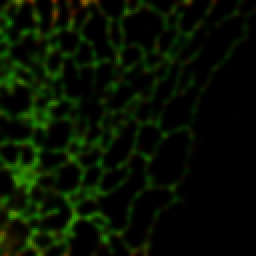
#> input picture C4_decon_t000_overlay.png, 128 x 128 px (shown 2 times larger); its folder holds only this picture in this run
$ python kapur-singh-multithresh.py --image C4_decon_t000_overlay.png --out_dir out   (older library calls are emulated)
#> lines starting #> are read from the running program, lines starting #| are printed output that depends on the picture; after the words box and inside, x2 and y2 are one past the last pixel; in counts of white or black regions, pixels touching at a corner belong together
import numpy as np
from itertools import combinations
from skimage.util.shape import view_as_windows

from os.path import join
import numpy as np
import matplotlib.pyplot as plt
import cv2

from scipy.misc import face
import argparse

from os.path import basename

# code adapted from https://github.com/manuelaguadomtz/pythreshold

def singh_threshold(img, w_size=15, k=0.85):  # 0.35
    """ Runs the Singh thresholding algorithm

    Reference:
    Singh, O. I., Sinam, T., James, O., & Singh, T. R. (2012). Local contrast
    and mean based thresholding technique in image binarization. International
    Journal of Computer Applications, 51, 5-10.

    Modifications: Using integral images to compute local mean
        and standard deviation

    @param img: The input image
    @type img: ndarray
    @param w_size: The size of the local window to compute
        each pixel threshold. Should be and odd value
    @type w_size: int
    @param k: Controls the value of the local threshold. It lies in the
        interval [0, 1]
    @type k: float

    @return: The estimated local threshold for each pixel
    @rtype: ndarray
    """
    img = img.astype(np.float64) / 255

    # Obtaining rows and cols
    rows, cols = img.shape
    i_rows, i_cols = rows + 1, cols + 1

    # Computing integral images
    # Leaving first row and column in zero for convenience
    integ = np.zeros((i_rows, i_cols), np.float64)

    integ[1:, 1:] = np.cumsum(np.cumsum(img.astype(np.float64), axis=0), axis=1)

    # Defining grid
    x, y = np.meshgrid(np.arange(1, i_cols), np.arange(1, i_rows))

    # Obtaining local coordinates
    hw_size = w_size // 2
    x1 = (x - hw_size).clip(1, cols)
    x2 = (x + hw_size).clip(1, cols)
    y1 = (y - hw_size).clip(1, rows)
    y2 = (y + hw_size).clip(1, rows)

    # Obtaining local areas size
    l_size = (y2 - y1 + 1) * (x2 - x1 + 1)

    # Computing sums
    sums = (integ[y2, x2] - integ[y2, x1 - 1] -
            integ[y1 - 1, x2] + integ[y1 - 1, x1 - 1])

    # Computing local means
    means = sums / l_size

    # Obtaining windows
    padded_img = np.ones((rows + w_size - 1, cols + w_size - 1)) * np.nan
    padded_img[hw_size: -hw_size, hw_size: -hw_size] = img

    winds = view_as_windows(padded_img, (w_size, w_size))

    # Obtaining maximums and minimums
    mins = np.nanmin(winds, axis=(2, 3))
    maxs = np.nanmax(winds, axis=(2, 3))

    # Computing thresholds
    thresholds = k * (means + (maxs - mins) * (1 - img)) * 255

    return thresholds


def kapur_threshold(image):
    """ Runs the Kapur's threshold algorithm.

    Reference:
    Kapur, J. N., P. K. Sahoo, and A. K. C.Wong. ‘‘A New Method for Gray-Level
    Picture Thresholding Using the Entropy of the Histogram,’’ Computer Vision,
    Graphics, and Image Processing 29, no. 3 (1985): 273–285.

    @param image: The input image
    @type image: ndarray

    @return: The estimated threshold
    @rtype: int
    """
    hist, _ = np.histogram(image, bins=range(256), density=True)
    c_hist = hist.cumsum()
    c_hist_i = 1.0 - c_hist

    # To avoid invalid operations regarding 0 and negative values.
    c_hist[c_hist <= 0] = 1
    c_hist_i[c_hist_i <= 0] = 1

    c_entropy = (hist * np.log(hist + (hist <= 0))).cumsum()
    b_entropy = -c_entropy / c_hist + np.log(c_hist)

    c_entropy_i = c_entropy[-1] - c_entropy
    f_entropy = -c_entropy_i / c_hist_i + np.log(c_hist_i)

    return np.argmax(b_entropy + f_entropy)


def _get_regions_entropy(hist, c_hist, thresholds):
    """Get the total entropy of regions for a given set of thresholds"""

    total_entropy = 0
    for i in range(len(thresholds) - 1):
        # Thresholds
        t1 = thresholds[i] + 1
        t2 = thresholds[i + 1]

        # print(thresholds, t1, t2)

        # Cumulative histogram
        hc_val = c_hist[t2] - c_hist[t1 - 1]

        # Normalized histogram
        h_val = hist[t1:t2 + 1] / hc_val if hc_val > 0 else 1

        # entropy
        entropy = -(h_val * np.log(h_val + (h_val <= 0))).sum()

        # Updating total entropy
        total_entropy += entropy

    return total_entropy


def _get_thresholds(hist, c_hist, nthrs):
    """Get the thresholds that maximize the entropy of the regions

    @param hist: The normalized histogram of the image
    @type hist: ndarray
    @param c_hist: The cummuative normalized histogram of the image
    @type c_hist: ndarray
    @param nthrs: The number of thresholds
    @type nthrs: int
    """
    # Thresholds combinations
    thr_combinations = combinations(range(255), nthrs)

    max_entropy = 0
    opt_thresholds = None

    # Extending histograms for convenience
    # hist = np.append([0], hist)
    c_hist = np.append(c_hist, [0])

    for thresholds in thr_combinations:
        # Extending thresholds for convenience
        e_thresholds = [-1]
        e_thresholds.extend(thresholds)
        e_thresholds.extend([len(hist) - 1])

        # Computing regions entropy for the current combination of thresholds
        regions_entropy = _get_regions_entropy(hist, c_hist, e_thresholds)

        if regions_entropy > max_entropy:
            max_entropy = regions_entropy
            opt_thresholds = thresholds

    return opt_thresholds


def kapur_multithreshold(image, nthrs):
    """ Runs the Kapur's multi-threshold algorithm.

    Reference:
    Kapur, J. N., P. K. Sahoo, and A. K. C.Wong. ‘‘A New Method for Gray-Level
    Picture Thresholding Using the Entropy of the Histogram,’’ Computer Vision,
    Graphics, and Image Processing 29, no. 3 (1985): 273–285.

    @param image: The input image
    @type image: ndarray
    @param nthrs: The number of thresholds
    @type nthrs: int

    @return: The estimated threshold
    @rtype: int
    """
    # Histogran
    hist, _ = np.histogram(image, bins=range(256), density=True)

    # Cumulative histogram
    c_hist = hist.cumsum()

    return _get_thresholds(hist, c_hist, nthrs)


def apply_threshold(img, threshold=128, wp_val=255):
    """Obtain a binary image based on a given global threshold or
    a set of local thresholds.

    @param img: The input image.
    @type img: ndarray
    @param threshold: The global or local thresholds corresponding
        to each pixel of the image.
    @type threshold: Union[int, ndarray]
    @param wp_val: The value assigned to foreground pixels (white pixels).
    @type wp_val: int

    @return: A binary image.
    @rtype: ndarray
    """
    return ((img >= threshold) * wp_val).astype(np.uint8)


def apply_multithreshold(img, thresholds):
    """Obtain a binary image based on a given global threshold or
    a set of local thresholds.

    @param img: The input image.
    @type img: ndarray
    @param thresholds: Global multi-thresholds.
    @type threshold: iterable

    @return: The thresholded image.
    @rtype: ndarray
    """
    # Extending entropy and thresholds for convenience
    e_thresholds = [-1]
    e_thresholds.extend(thresholds)

    # Threshold image
    t_image = np.zeros_like(img)

    for i in range(1, len(e_thresholds)):
        t_image[img >= e_thresholds[i]] = i

    wp_val = 255 // len(thresholds)

    return t_image * wp_val


# def test_thresholds_plt(img=None):
#     """Runs all the package thresholding algorithms on the input
#     image with default parameters and plot the results.
#
#     @param img: The input gray scale image
#     @type img: ndarray
#     """
#     # Loading image if needed
#     if img is None:
#         img = face(gray=True)
#
#     # Plotting test image histogram
#     plt.figure('Histogram')
#     plt.hist(img.ravel(), range=(0, 255), bins=255)
#
#     # Applying global entropy Kapur multi-trehshold method
#     # start = default_timer()
#     th = kapur_multithreshold(img, 2)
#
#     # Plotting results
#     plt.figure('Global entropy Kapur multi-threshold method')
#     plt.imshow(apply_multithreshold(img, th), cmap='gray')
#
#     # Applying local Singh method
#     th = singh_threshold(img)
#
#     # Plotting results
#     plt.figure('Local Singh method')
#     plt.imshow(apply_threshold(img, th), cmap='gray')
#
#     # Showing plots
#     plt.show()


def test_thresholds(img, odir, basename):
    """Runs all the package thresholding algorithms on the input
    image with default parameters and plot the results.

    @param img: The input gray scale image
    @type img: ndarray
    """

    # Applying global entropy Kapur multi-trehshold method
    # start = default_timer()
    threshold_KM = kapur_multithreshold(img, 2)
    fname_KM = join(odir, "%s_entropyKapurMultiTh.jpg" % basename)
    KM_output = apply_multithreshold(img, threshold_KM)
    cv2.imwrite(fname_KM, KM_output)

    # Applying local Singh method
    # start = default_timer()
    threshold_SM = singh_threshold(img)
    fname_SM = join(odir, "%s_singh.jpg" % basename)
    SM_output = apply_threshold(img, threshold_SM)
    cv2.imwrite(fname_SM, SM_output)

    zeros = np.where(KM==0)
    SM_output[zeros] = 0

    multithresh_op = join(odir, "%s_beads.png" % basename)
    cv2.imwrite(multithresh_op, SM_output)


# def test_thresholds_main():
if __name__ == '__main__':
    """Main entry point for the test thresholds script"""

    # Parsing arguments
    ap = argparse.ArgumentParser()
    ap.add_argument("-i", "--image", required=True, help="Input image")
    ap.add_argument("-o", "--out_dir", required=True, help="Output directory")
    args = ap.parse_args()

    # Reading image
    img = cv2.imread(args.image, 0)
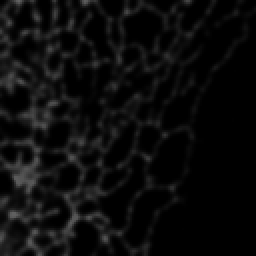
#> img: shape (128, 128) (shown 2 times larger); min 0, max 98, mean 11.7

    if img is None:
        print("Invalid input image")
        exit()

    img_name = basename(args.image).split(".")[0]

    test_thresholds(img, args.out_dir, img_name)
#> in kapur_multithreshold, `hist, _ = np.histogram(image, bins=range(256), density=True)`: hist = 255 values, max 0.374 at index 0, min 0 at index 93, mean 0.00392
#> in kapur_multithreshold, `c_hist = hist.cumsum()`: c_hist = 255 values from 0.374 to 1
#> in _get_thresholds, `c_hist = np.append(c_hist, [0])`: c_hist = 256 values, max 1 at index 98, min 0 at index 255, mean 0.95
#> the loop in _get_thresholds, `for thresholds in thr_combinations:` made 32385 passes
#> (regions_entropy, max_entropy) on passes 1 to 12: (3.88, 3.88), (4.59, 4.59), (4.97, 4.97), (5.25, 5.25), (5.46, 5.46), (5.62, 5.62), (5.78, 5.78), (5.9, 5.9), (6, 6), (6.1, 6.1), (6.17, 6.17), (6.26, 6.26)
#> regions_entropy on passes 40, 41, 43, 46, 48, 49: 7.19, 7.19, 7.19, 7.2, 7.19, 7.18
#> after the loop in _get_thresholds, `for thresholds in thr_combinations:`: max_entropy = 9.25; opt_thresholds = (32, 65)
#> the loop in apply_multithreshold, `for i in range(1, len(e_thresholds)):` made 2 passes
#> after the loop in apply_multithreshold, `for i in range(1, len(e_thresholds)):`:
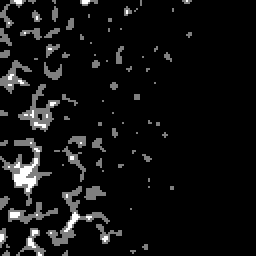
#> t_image: shape (128, 128) (shown 2 times larger); min 0, max 2, mean 0.129; drawn with min black and max white
#> in apply_multithreshold, `wp_val = 255 // len(thresholds)`: wp_val = 127
#> in singh_threshold, `integ[1:, 1:] = np.cumsum(np.cumsum(img.astype(np.float64), axis=0), a..`:
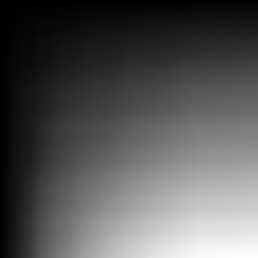
#> integ: shape (129, 129) float64 (shown 2 times larger); min 0, max 752.6, mean 254.4; drawn with min black and max white
#> in singh_threshold, `padded_img[hw_size: -hw_size, hw_size: -hw_size] = img`:
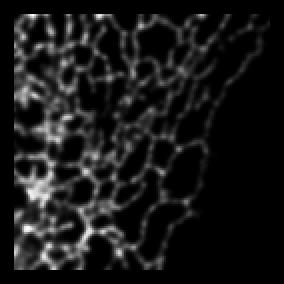
#> padded_img: shape (142, 142) float64 (shown 2 times larger); 18.75% of the values are NaN or infinite; the others: min 0, max 0.384, mean 0.0459; drawn with min black, max white, NaN and infinite black
#> in singh_threshold, `maxs = np.nanmax(winds, axis=(2, 3))`:
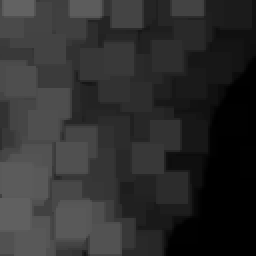
#> maxs: shape (128, 128) float64 (shown 2 times larger); min 0, max 0.384, mean 0.18
#> in singh_threshold, `thresholds = k * (means + (maxs - mins) * (1 - img)) * 255`:
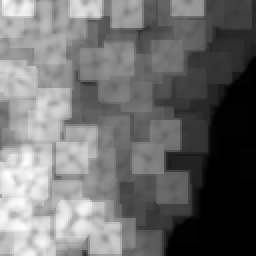
#> thresholds: shape (128, 128) float64 (shown 2 times larger); min -3.29e-13, max 105.9, mean 46.3; drawn with min black and max white
#> in apply_threshold, `return ((img >= threshold) * wp_val).astype(np.uint8)`:
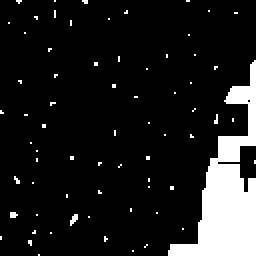
#> returned value: shape (128, 128) (shown 2 times larger); 11.4% white; 69 white regions (68 under 20 px), largest, box (x1, y1, x2, y2) and area: (84, 30, 128, 128) 1685
#> (the run stopped early here; a loop or call above may not have finished)

$ run again, on Climp_series12_junc_representation_iso_fuz_unk.png
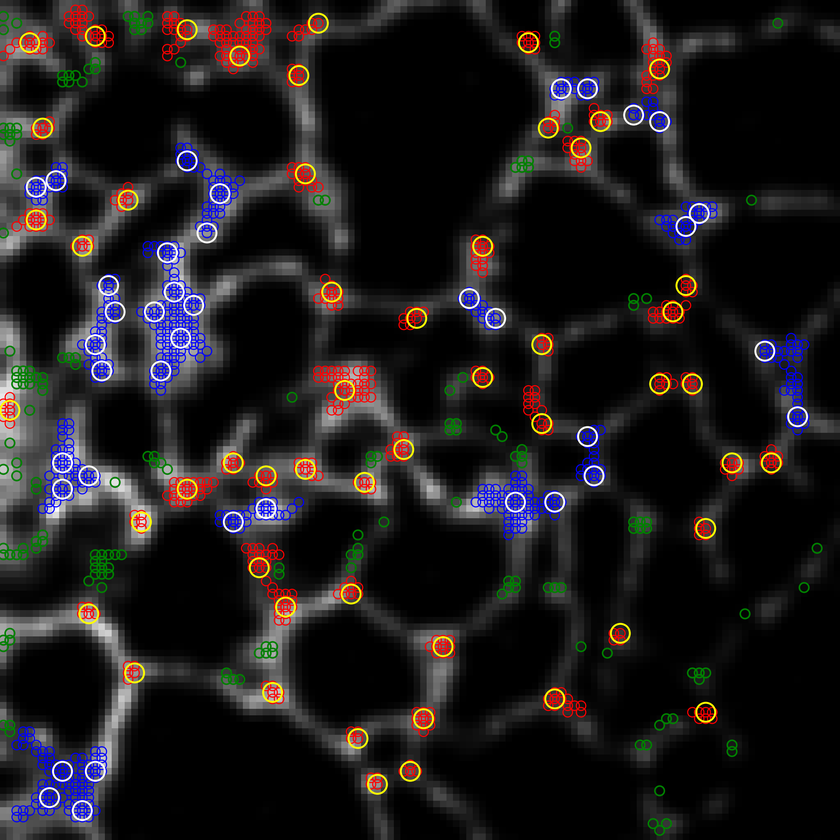
#> input picture Climp_series12_junc_representation_iso_fuz_unk.png, 840 x 840 px, shrunk from 2587 x 2587 before the run
#> hist = 255 values, max 0.351 at index 0, min 3.83e-05 at index 245, mean 0.00392
#> in kapur_multithreshold, `c_hist = hist.cumsum()`: c_hist = 255 values from 0.351 to 1
#> in _get_thresholds, `c_hist = np.append(c_hist, [0])`: c_hist = 256 values, max 1 at index 254, min 0 at index 255, mean 0.882
#> the loop in _get_thresholds, `for thresholds in thr_combinations:` made 32385 passes
#> (regions_entropy, max_entropy) on passes 1 to 8: (4.77, 4.77), (5.47, 5.47), (5.87, 5.87), (6.16, 6.16), (6.38, 6.38), (6.55, 6.55), (6.7, 6.7), (6.82, 6.82)
#> after the loop in _get_thresholds, `for thresholds in thr_combinations:`: max_entropy = 11.55; opt_thresholds = (81, 144)
#> the loop in apply_multithreshold, `for i in range(1, len(e_thresholds)):` made 2 passes
#> after the loop in apply_multithreshold, `for i in range(1, len(e_thresholds)):`:
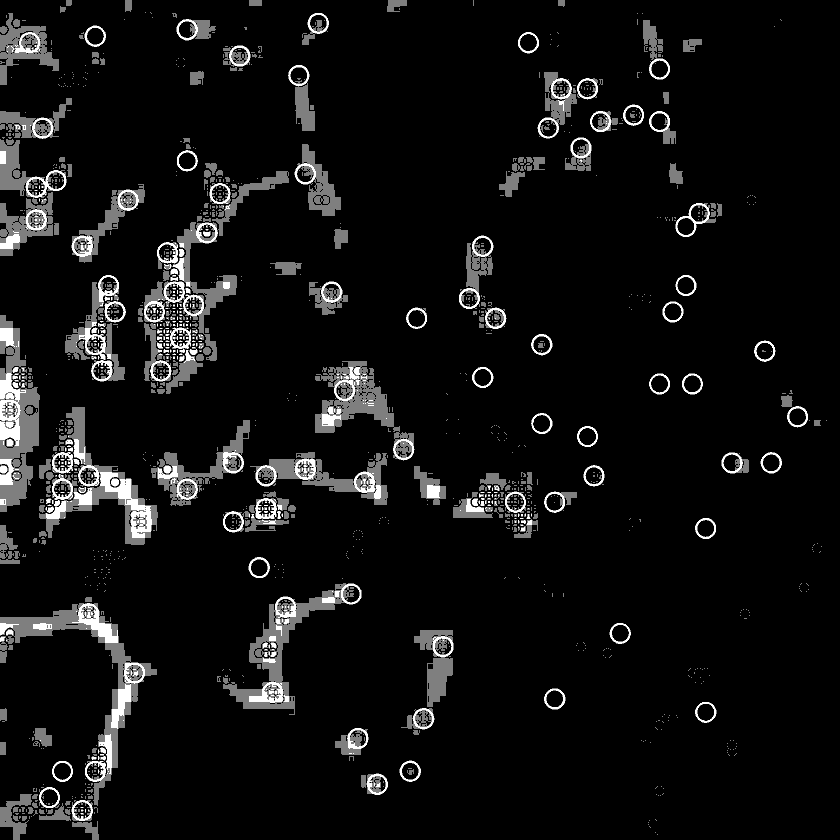
#> t_image: shape (840, 840); min 0, max 2, mean 0.135; drawn with min black and max white
#> wp_val = 127
#> in apply_threshold, `return ((img >= threshold) * wp_val).astype(np.uint8)`:
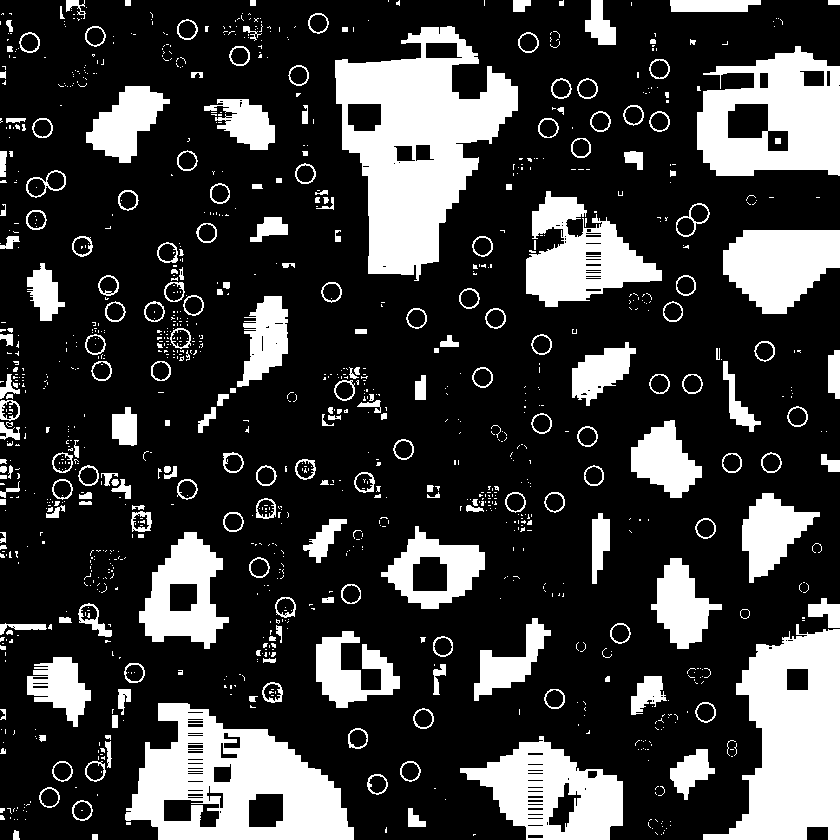
#> returned value: shape (840, 840); 23.6% white; 1139 white regions (890 under 20 px), largest, box (x1, y1, x2, y2) and area: (335, 26, 518, 281) 23810, (703, 624, 840, 840) 17845, (125, 703, 354, 840) 17766
